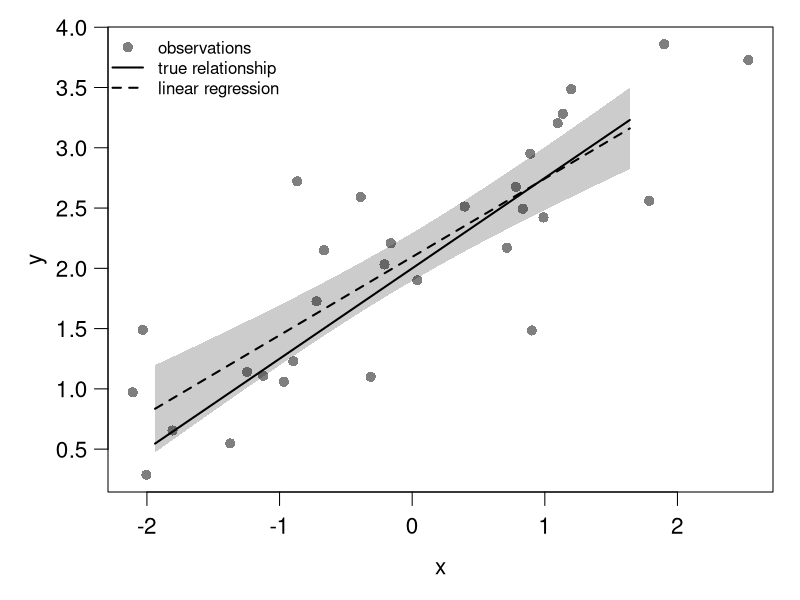

Write R code to recreate this figure.
## ---- chunk 1
knitr::opts_chunk$set(echo = TRUE)
## ---- chunk 2
set.seed(3) # change the seed for a different sequence of random numbers
n <- 30 # number of total data points
x <- runif(n,-2,2) # generate the true x
y <- 2 + 0.75 * x # generate the true y
# define the standard deviations of the normal uncertainties with which x and y where observed
x_sd <- 0.2*(x+2)+runif(n,0.1,0.3)
y_sd <- runif(n,0.2,0.75)
# generate observations from x and y, given these uncertainties
x_obs <- rnorm(n,x,x_sd)
y_obs <- rnorm(n,y,y_sd)

## ---- chunk 3
# function to show uncertainty shadings
ciPoly <- function(x,en,ep,color=rgb(0,0,0,0.2)) {
  polygon( c(x[1], x, x[length(x)], x[length(x)], rev(x), x[1]),
           c((ep)[1],ep, (ep)[length(ep)], (en)[length(en)], rev(en), (en)[1]),
           border = NA, col = color)}

par(mar = c(4,4,1,1), las = 1, mgp = c(2.25,0.75,0), cex = 1.35)

plot(x_obs,y_obs,pch=21,col=NA,bg=rgb(0,0,0,0.5),
     xlab = "x", ylab = "y")
points(range(x),range(y),type="l",lwd=2)

lm1 <- lm(y_obs~x_obs)
x_seq <- seq(min(x),max(x),length.out = 100)
x_pred <- predict.lm(lm1,newdata = data.frame(x_obs=x_seq), interval = "confidence")
ciPoly(x_seq,x_pred[,2],x_pred[,3])
points(x_seq,x_pred[,1],lwd=2,lty=2,type = "l")
legend("topleft", legend = c("observations","true relationship", "linear regression"), pt.bg  = c(rgb(0,0,0,0.5), NA, NA), pch = c(21,NA, NA), lwd = c(NA,2,2),  pt.cex = c(1,NA,NA), bty = "n", pt.lwd = c(0,NA,NA), col = c(NA,"black","black"), lty = c(NA,1,2), cex = .75)

## ---- chunk 4
errors_in_variables_regression_jags <- function() {

  ## Likelihood
  for (i in 1:N){ # 
    x_est[i] ~ dnorm(x_obs[i], 1/(x_sd[i]*x_sd[i])) # precision = 1/sigma^2
    y_obs[i] ~ dnorm(y_est[i], 1/(y_sd[i]*y_sd[i])) # precision = 1/sigma^2
    y_est[i] ~ dnorm(mu[i], tau) # JAGS uses precision `tau` instead of sigma
    mu[i] <- alpha + beta * x_est[i]
  }

  ## Priors
  tau ~ dgamma(1, 1)  # gamma prior for precision
  sigma <- 1/sqrt(tau) # calculate standard deviation
  alpha ~ dnorm(0, 1/(100*100))
  beta ~ dnorm(0, 1/(100*100))

}

